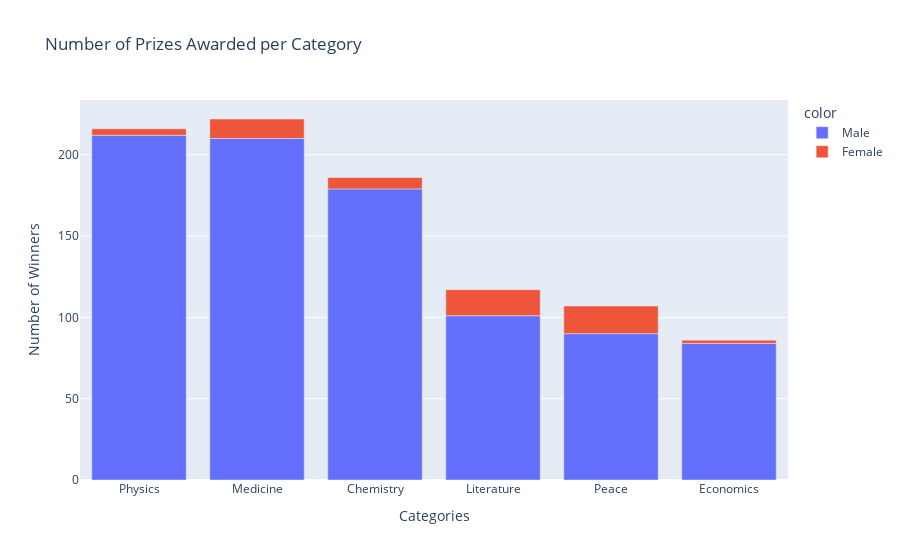

The notebook cell saved with this chart:
### Markdown cell above
# Male and Female Winners by Category

**Challenge**: Create a [plotly bar chart](https://plotly.com/python/bar-charts/) that shows the split between men and women by category. 
* Hover over the bar chart. How many prizes went to women in Literature compared to Physics?

<img src=https://i.imgur.com/od8TfOp.png width=650>

### Code cell
cat_men_women = df_data.groupby(["category","sex"],as_index=False).agg({"prize" : "count"})
cat_men_women.sort_values('prize', ascending=False, inplace=True)
v_bar_split  = px.bar(x=cat_men_women.category,
               y=cat_men_women.prize,
               color=cat_men_women.sex,
               title="Number of Prizes Awarded per Category")
v_bar_split .update_layout(xaxis_title="Categories",
                    
                    yaxis_title="Number of Winners")
v_bar_split .show()

### Figure 1 — Plotly figure (JSON) as saved in the notebook; plotly's stock layout.template omitted (floating-point values rounded to 4 significant figures)
{"data": [{"alignmentgroup": "True", "hovertemplate": "color=Male<br>x=%{x}<br>y=%{y}<extra></extra>", "legendgroup": "Male", "marker": {"color": "#636efa", "pattern": {"shape": ""}}, "name": "Male", "offsetgroup": "Male", "orientation": "v", "showlegend": true, "textposition": "auto", "type": "bar", "x": ["Physics", "Medicine", "Chemistry", "Literature", "Peace", "Economics"], "xaxis": "x", "y": [212, 210, 179, 101, 90, 84], "yaxis": "y"}, {"alignmentgroup": "True", "hovertemplate": "color=Female<br>x=%{x}<br>y=%{y}<extra></extra>", "legendgroup": "Female", "marker": {"color": "#EF553B", "pattern": {"shape": ""}}, "name": "Female", "offsetgroup": "Female", "orientation": "v", "showlegend": true, "textposition": "auto", "type": "bar", "x": ["Peace", "Literature", "Medicine", "Chemistry", "Physics", "Economics"], "xaxis": "x", "y": [17, 16, 12, 7, 4, 2], "yaxis": "y"}], "layout": {"barmode": "relative", "legend": {"title": {"text": "color"}, "tracegroupgap": 0}, "title": {"text": "Number of Prizes Awarded per Category"}, "xaxis": {"anchor": "y", "domain": [0, 1], "title": {"text": "Categories"}}, "yaxis": {"anchor": "x", "domain": [0, 1], "title": {"text": "Number of Winners"}}}}
